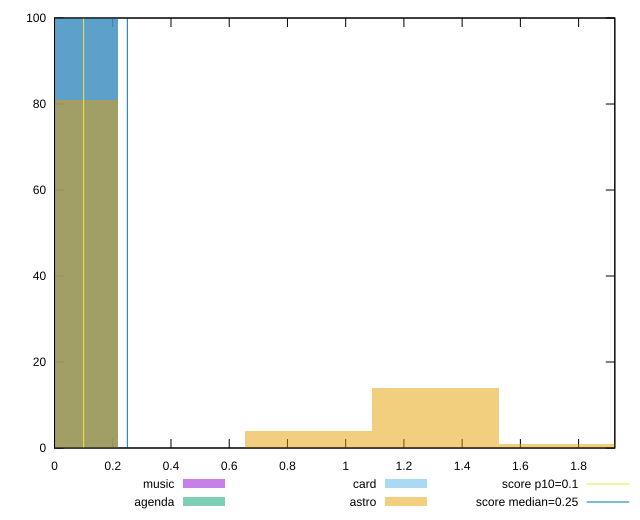

The gnuplot source for this figure:
reset

$music <<EOF
0 100
EOF

$agenda <<EOF
0 100
EOF

$card <<EOF
0 100
EOF

$astro <<EOF
0 81
1.3092338209939829 14
1.7456450946586437 1
0.8728225473293219 4
EOF

set key outside below
set boxwidth 0.4364112736646609
set xrange [0:1.9244194030761719]
set yrange [0:100]
set trange [0:100]
set style fill transparent solid 0.5 noborder

set parametric
set terminal svg size 640, 520 enhanced background rgb 'white'
set output "reports/report_00028_2021-02-24T12-49-42.674Z/cumulative-layout-shift/comparison/histogram/all_raw.svg"

plot $music title "music" with boxes, \
     $agenda title "agenda" with boxes, \
     $card title "card" with boxes, \
     $astro title "astro" with boxes, \
     0.1,t title "score p10=0.1", \
     0.25,t title "score median=0.25"

reset
